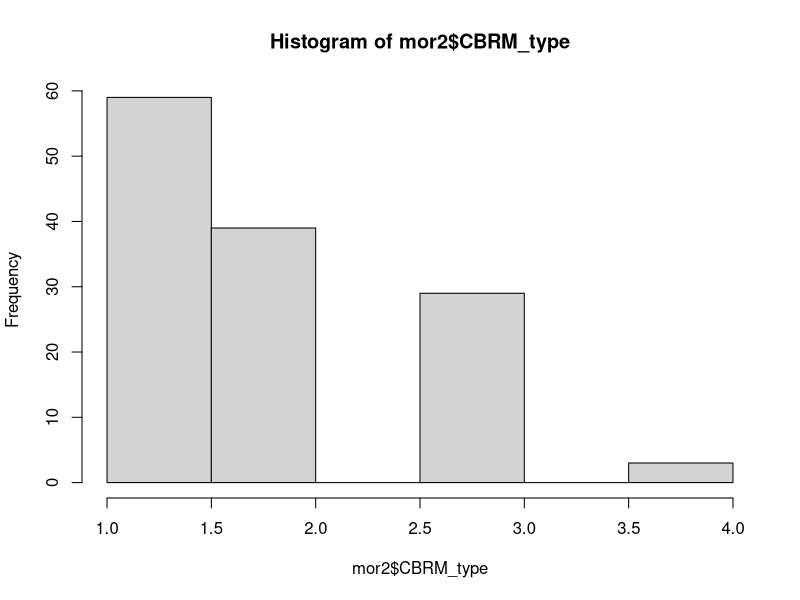
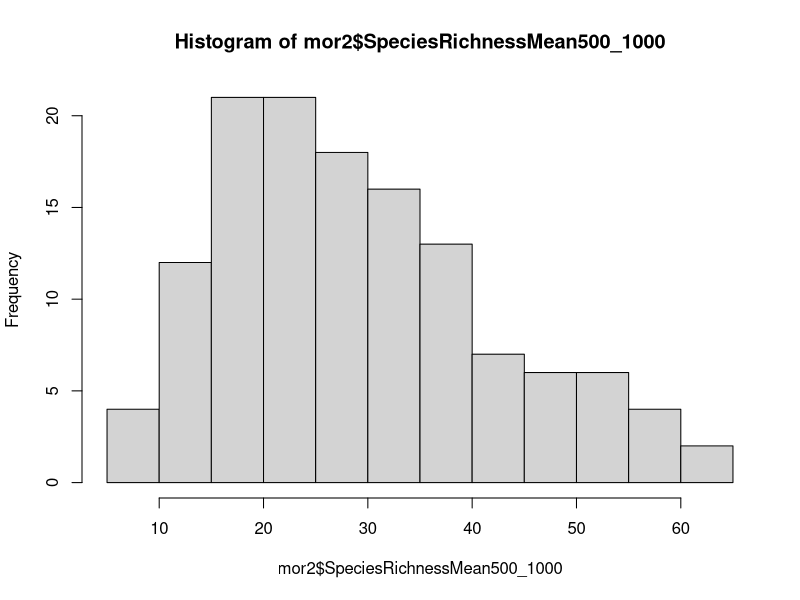
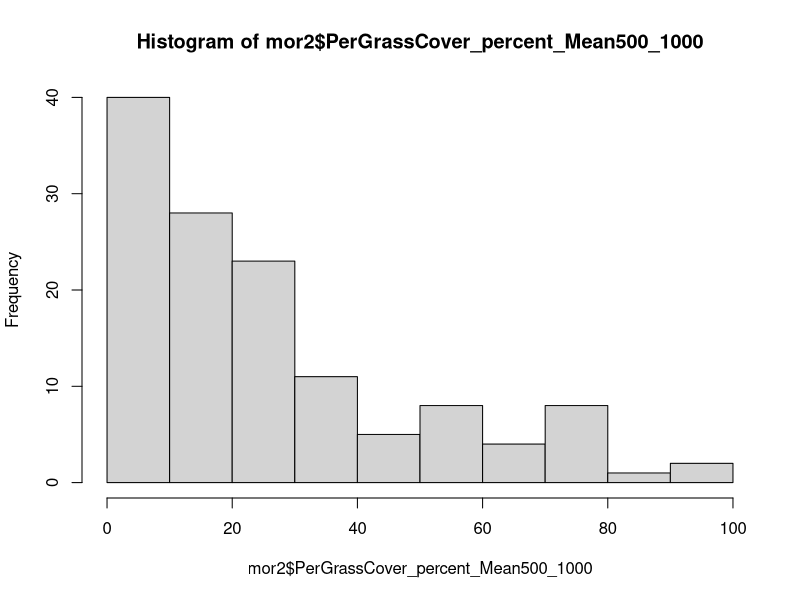
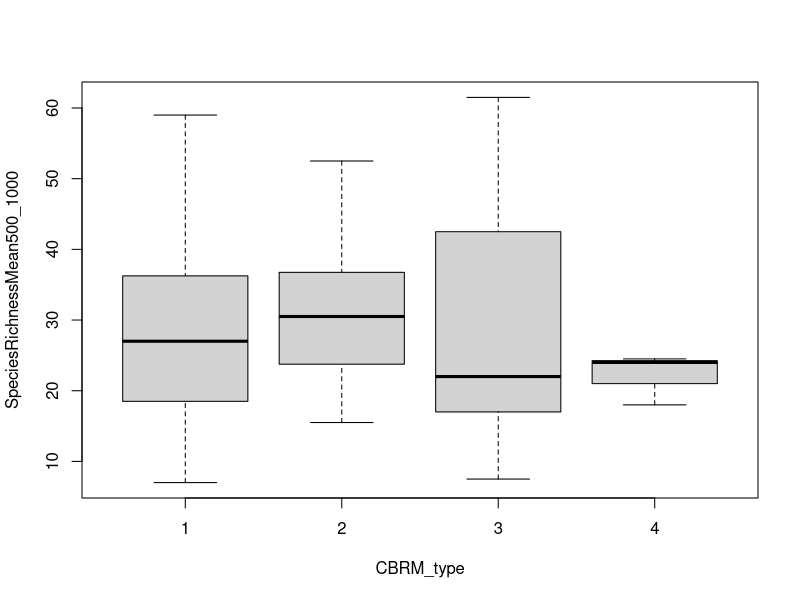

Generate these figures, in order, with R:
library(foreign)
library(dplyr)
library(tidyr)
library(ggplot2)
mor2<- read.spss("./data/ALL_EcolHHOrgMerged_byUvuljaa_03_15_17_Simplified.sav" , 
                 to.data.frame=TRUE,
                 use.value.labels=FALSE) # should this be true?
                  # 


# 
hist(mor2$CBRM_type)

hist(mor2$SpeciesRichnessMean500_1000)
hist(mor2$PerGrassCover_percent_Mean500_1000)


sr<- select(mor2, SocialSurveyReferenceNumber,
                  SpeciesRichnessMean500_1000,
                  PerGrassCover_percent_Mean500_1000)
 
# sr x cover x cbrm
x<- mor2 %>% 
  select(CBRM_type, SpeciesRichnessMean500_1000 , PerGrassCover_percent_Mean500_1000)

y<- ggplot(x, aes(x=SpeciesRichnessMean500_1000, 
                  y=PerGrassCover_percent_Mean500_1000, 
                  shape=as.factor(CBRM_type)))+
  geom_point(aes(color=as.factor(CBRM_type)))

boxplot(SpeciesRichnessMean500_1000 ~ CBRM_type, data= x)
